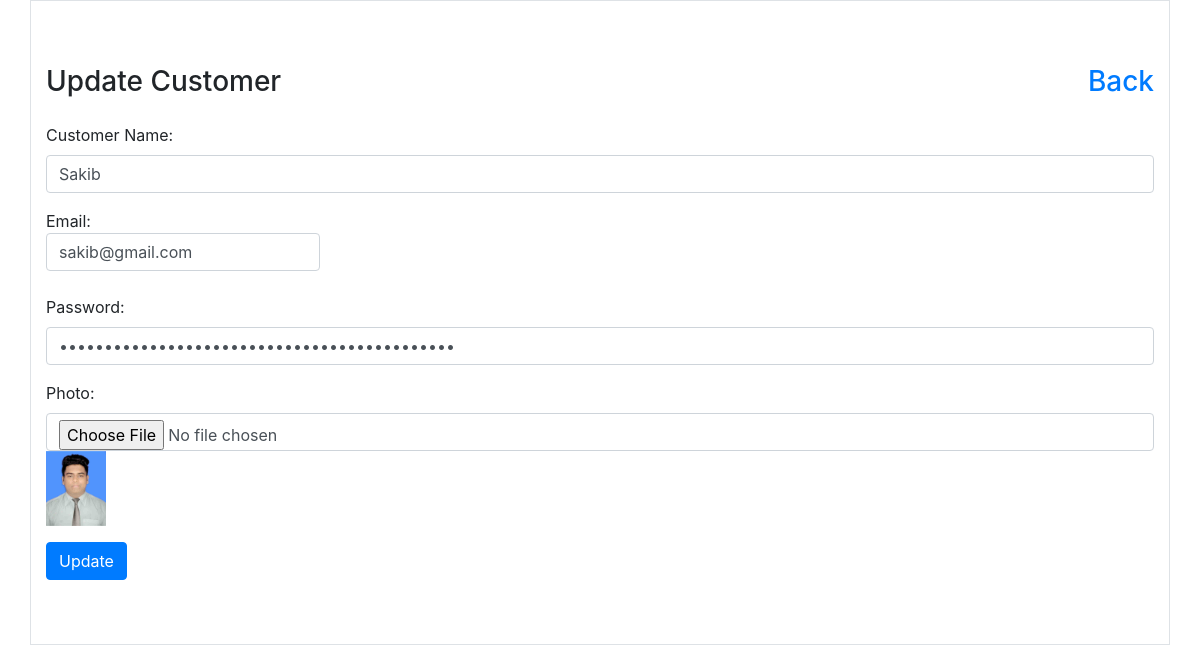
/edit.php?id=32, run on the app's committed database.
### tables this page shows
CREATE TABLE `customers` (
  `id` int(11) NOT NULL,
  `name` varchar(50) NOT NULL,
  `gender` varchar(10) NOT NULL,
  `email` varchar(50) NOT NULL,
  `password` varchar(50) NOT NULL,
  `photo` varchar(200) NOT NULL
);

### edit.php (the view, shortened to what this page needs)
<?php
require_once 'connection.php';
$id= (int)trim($_GET['id']);
$q= 'SELECT name, email, password, photo FROM customers WHERE id=:id';
$stmt= $con->prepare($q);
$stmt->bindParam(':id', $id);
$stmt->execute();
$customer= $stmt->fetch();
?>
<!doctype html>
<html lang="en">
<head>
	<link rel="stylesheet" href="https://stackpath.bootstrapcdn.com/bootstrap/4.3.1/css/bootstrap.min.css">
	<link rel="stylesheet" href="https://use.fontawesome.com/releases/v5.7.2/css/all.css">
</head>
<body>
 <div class="container py-5 border">
    <div class="panel panel-default">
       <div class="panel-heading">
        <h3 class="py-3"> Update Customer <a style="float:right" href="index.php"> Back</a></h3>
        <div class="panel-body">
            <form action="" method="post" class="form-group" enctype="multipart/form-data">
                <div class="form-group">
                    <label for="">Customer Name: </label>
                    <input type="text" value="<?php echo $customer['name'];?>" class="form-control" name="name" required="Please fill up">
                </div>
                <div class="form-group">
                    <label for="">Email: </la€bel>
                        <input type="email" class="form-control" value="<?php echo $customer['email'];?>" name="email" required="Please fill up">
                    </div>
                    <div class="form-group">
                    <label for="">Password: </label>
                    <input type="password" value="<?php echo $customer['photo'];?>" class="form-control" name="password" required="Please fill up">
                </div>
                    <div class="form-group">
                        <label for="">Photo: </label>
                        <input type="file" value="<?php echo $customer['photo'];?>" class="form-control" name="photo" >
                        <img src="upload/pic/<?php echo $customer['photo'];  ?>" alt="" width= 60>
                    </div>
                    <div class="form-group">
                        <input type="submit" class="btn btn-primary btn-center" class="form-control" name="edit" value="Update" onclick="return msg()" />
                    </div>
                </form>
            </div>
        </div>
    </div>
</div>

### data on the page
customers: name "Sakib", email "sakib@gmail.com", photo (picture)
